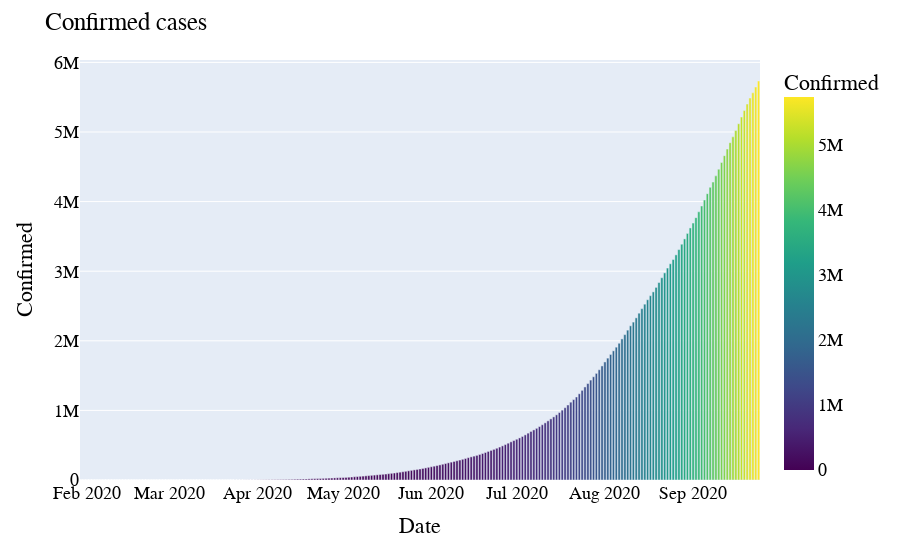

Source (notebook cell):
### Markdown cell above
## Confirmed cases

### Code cell
import plotly.express as px
fig = px.bar(date_group, x='Date', y='Confirmed', color='Confirmed', color_continuous_scale=px.colors.sequential.Viridis)

fig.update_layout(
    title="Confirmed cases",    
    font=dict(
        family="Courier New, monospace",
        size=18,
        color="black"
    )
)

fig.show()

### Figure 1 — Plotly figure (JSON) as saved in the notebook; plotly's stock layout.template omitted (floating-point values rounded to 4 significant figures; data arrays with more than 128 entries replaced by an {"elided": "..."} marker saying what was removed)
{"data": [{"alignmentgroup": "True", "hovertemplate": "Date=%{x}<br>Confirmed=%{marker.color}<extra></extra>", "legendgroup": "", "marker": {"color": {"elided": "239 int values"}, "coloraxis": "coloraxis"}, "name": "", "offsetgroup": "", "orientation": "v", "showlegend": false, "textposition": "auto", "type": "bar", "x": {"elided": "239 str values"}, "xaxis": "x", "y": {"elided": "239 int values"}, "yaxis": "y"}], "layout": {"barmode": "relative", "coloraxis": {"colorbar": {"title": {"text": "Confirmed"}}, "colorscale": [[0, "#440154"], [0.1111, "#482878"], [0.2222, "#3e4989"], [0.3333, "#31688e"], [0.4444, "#26828e"], [0.5556, "#1f9e89"], [0.6667, "#35b779"], [0.7778, "#6ece58"], [0.8889, "#b5de2b"], [1, "#fde725"]]}, "font": {"color": "black", "family": "Courier New, monospace", "size": 18}, "legend": {"tracegroupgap": 0}, "margin": {"t": 60}, "title": {"text": "Confirmed cases"}, "xaxis": {"anchor": "y", "domain": [0, 1], "title": {"text": "Date"}}, "yaxis": {"anchor": "x", "domain": [0, 1], "title": {"text": "Confirmed"}}}}
